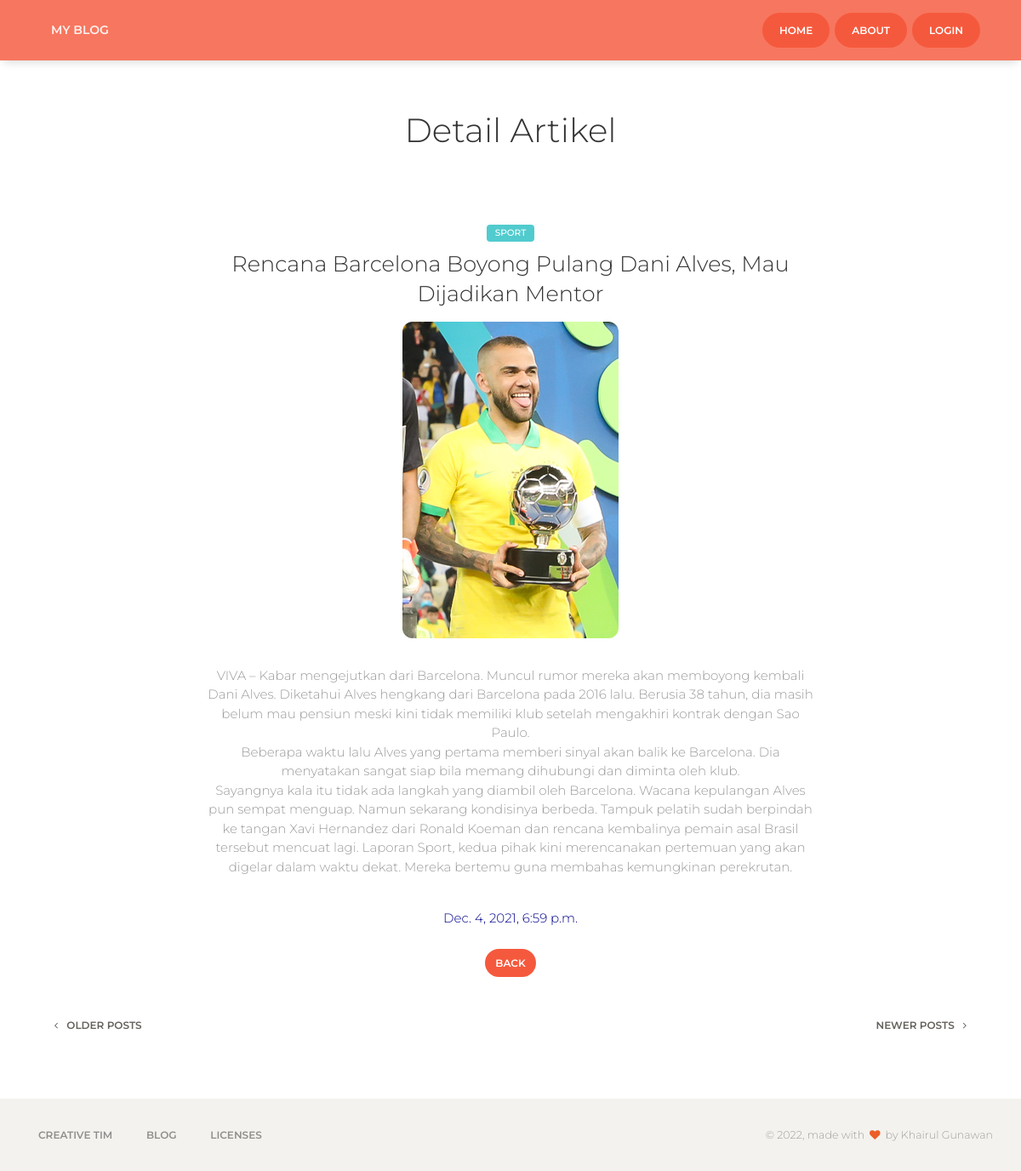
The app's page /artikel/5/detail/ with its own data.
### blog/models.py (models this page shows, shortened)
class Artikel(models.Model):
    nama = models.ForeignKey(User, on_delete=models.CASCADE, blank=True, null=True)
    judul = models.CharField(max_length=100)
    body = RichTextUploadingField(blank=True, null=True,
                                      config_name='special',
                                      external_plugin_resources=[(
                                          'youtube',
                                          '/static/ckeditor_plugins/youtube/youtube/',
                                          'plugin.js',
                                          )],
)
    kategory = models.ForeignKey(Kategori, on_delete=models.CASCADE)
    date = models.DateTimeField(auto_now_add=True)
    class Meta:
        ordering =['-date']
        verbose_name_plural = "Artikel"

class Kategori(models.Model):
    nama = models.CharField(max_length=20)
    def __str__(self):
        return self.nama
    class Meta:
        verbose_name_plural = "Kategori"

### myproject/views.py (the view)
# urls.py: path('artikel/<int:id>/detail/', detail_artikel, name='detail_artikel'),
def detail_artikel(request, id):
    template_name = 'front/detail_artikel.html'
    artikel = Artikel.objects.get(id=id)
    context = {
        'title':'detail',
        'artikel':artikel
    }
    return render(request, template_name, context)

### templates/front/detail_artikel.html (shortened to what this page needs)
{% extends 'front/base.html' %}
{% load static %}
{% block content %}
<div class="wrapper">
    <div class="main">
      <div class="section section-white">
        <div class="container">
          <div class="row">
            <div class="col-md-6 ml-auto mr-auto text-center title">
              <h2>Detail Artikel</h2>
            </div>
          </div>
          <div class="article">
            <div class="row">
              <div class="col-md-8 ml-auto mr-auto">
                <div class="card card-blog card-plain text-center">
                  <div class="card-body">
                    <div class="card-category">
                      <span class="badge badge-primary main-tag">{{artikel.kategory}}</span>
                    </div>
                    <a href="javascrip: void(0);">
                      <h3 class="card-title">{{artikel.judul}}</h3>
                    </a>
                    <div class="card-description">
                      <p>{{artikel.body|safe}}</p>
                    </div>
                    <div class="card-description">
                      <p style="color:darkblue;">{{artikel.date}}</p>
                    </div>
                  </div>
                  <a class="btn btn-danger btn-round btn-sm" href="{% url 'index' %}">Back</a>
                </div>
              </div>
            </div>
          </div>
          <div class="row">
            <div class="col-md-12">
              <div class="pull-left">
                <button class="btn btn-link btn-default btn-move-left btn-sm"> <i class="fa fa-angle-left"></i> Older Posts</button>
              </div>
              <div class="pull-right">
                <button class="btn btn-link btn-default btn-move-right btn-sm">Newer Posts <i class="fa fa-angle-right"></i></button>
              </div>
            </div>
          </div>
        </div>
      </div>
    </div>
  </div>
{% endblock content %}

### static/front/demo/demo.css (style rules this page uses)
.main { background-color: #fff; }

### records on screen
Artikel: kategory "SPORT", judul "Rencana Barcelona Boyong Pulang Dani Alves, Mau Dijadikan Mentor", body (picture), body "VIVA – Kabar mengejutkan dari Barcelona. Muncul rumor mereka akan memboyong kembali Dani Alves. Diketahui Alves hengkang dari Barcelona pada 2016 lalu. Berusia 38 tahun, dia masih belum mau pensiun meski kini tidak memiliki klub setelah mengakhiri kontrak dengan Sao Paulo. Beberapa waktu lalu Alves yang pertama memberi sinyal akan balik ke Barcelona. Dia menyatakan sangat siap bila memang dihubungi dan diminta oleh klub. Sayangnya kala itu tidak ada langkah yang diambil oleh Barcelona. Wacana kepulangan Alves pun sempat menguap. Namun sekarang kondisinya berbeda. Tampuk pelatih sudah berpindah ke tangan Xavi Hernandez dari Ronald Koeman dan rencana kembalinya pemain asal Brasil tersebut…", date "Dec. 4, 2021, 6:59 p.m."
